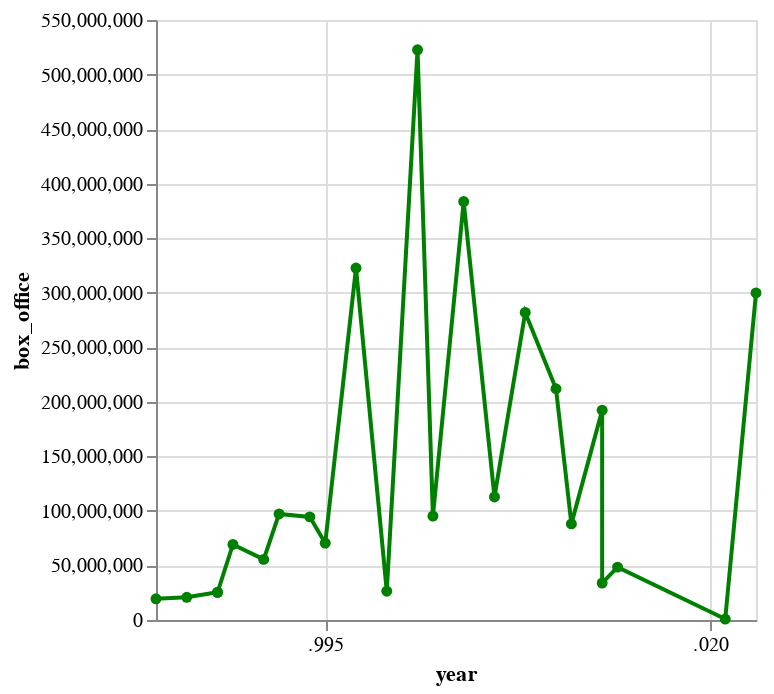

The cell this chart's notebook holds for it:
### Code cell
# Box office over time
box = alt.Chart(ghibli).mark_line(color='green',point=alt.OverlayMarkDef(fill='green')).encode(
    x = "year:T",
    y = "box_office",
    tooltip = ["movie",'box_office'])
box

### Figure 1 — Vega-Lite specification as saved in the notebook (floating-point values rounded to 4 significant figures)
{"config": {"view": {"continuousWidth": 300, "continuousHeight": 300}}, "data": {"name": "data-28ff8114ea5b8367971f2e44587967e7"}, "mark": {"type": "line", "color": "green", "point": {"fill": "green"}}, "encoding": {"tooltip": [{"field": "movie", "type": "nominal"}, {"field": "box_office", "type": "quantitative"}], "x": {"field": "year", "type": "temporal"}, "y": {"field": "box_office", "type": "quantitative"}}, "$schema": "https://vega.github.io/schema/vega-lite/v5.20.1.json", "datasets": {"data-28ff8114ea5b8367971f2e44587967e7": [{"movie": "Nausicaa", "release_date": "1984-03-11T00:00:00", "year": 1984, "budget": 5193000.0, "box_office": 19470000.0, "return": 2.75}, {"movie": "Castle in the Sky", "release_date": "1986-08-02T00:00:00", "year": 1986, "budget": 13880000.0, "box_office": 20820000.0, "return": 0.5}, {"movie": "Grave of the Fireflies", "release_date": "1988-04-15T00:00:00", "year": 1988, "budget": 25350000.0, "box_office": 25350000.0, "return": 0.0}, {"movie": "My Neighbor Totoro", "release_date": "1988-04-15T00:00:00", "year": 1988, "budget": 25350000.0, "box_office": 25350000.0, "return": 0.0}, {"movie": "Kiki's Delivery Service", "release_date": "1989-07-29T00:00:00", "year": 1989, "budget": 7484000.0, "box_office": 69220000.0, "return": 8.25}, {"movie": "Only Yesterday", "release_date": "1991-07-20T00:00:00", "year": 1991, "budget": 5878000.0, "box_office": 55560000.0, "return": 8.451}, {"movie": "Porco Rosso", "release_date": "1992-07-18T00:00:00", "year": 1992, "budget": 16200000.0, "box_office": 97210000.0, "return": 5.0}, {"movie": "Pom Poko", "release_date": "1994-07-16T00:00:00", "year": 1994, "budget": 25930000.0, "box_office": 94510000.0, "return": 2.646}, {"movie": "Whisper of the Heart", "release_date": "1995-07-15T00:00:00", "year": 1995, "budget": 14710000.0, "box_office": 70450000.0, "return": 3.789}, {"movie": "Princess Mononoke", "release_date": "1997-07-12T00:00:00", "year": 1997, "budget": 34610000.0, "box_office": 322600000.0, "return": 8.323}, {"movie": "My Neighbors the Yamadas", "release_date": "1999-07-17T00:00:00", "year": 1999, "budget": 39890000.0, "box_office": 26370000.0, "return": -0.339}, {"movie": "Spirited Away", "release_date": "2001-07-20T00:00:00", "year": 2001, "budget": 29750000.0, "box_office": 522700000.0, "return": 16.57}, {"movie": "The Cat Returns", "release_date": "2002-07-19T00:00:00", "year": 2002, "budget": 35610000.0, "box_office": 95260000.0, "return": 1.675}, {"movie": "Howl's Moving Castle", "release_date": "2004-11-20T00:00:00", "year": 2004, "budget": 37620000.0, "box_office": 383500000.0, "return": 9.195}, {"movie": "Tales from Earthsea", "release_date": "2006-07-29T00:00:00", "year": 2006, "budget": 30050000.0, "box_office": 112800000.0, "return": 2.755}, {"movie": "Ponyo", "release_date": "2008-07-19T00:00:00", "year": 2008, "budget": 48910000.0, "box_office": 281900000.0, "return": 4.763}, {"movie": "Arrietty", "release_date": "2010-07-17T00:00:00", "year": 2010, "budget": 33780000.0, "box_office": 212000000.0, "return": 5.276}, {"movie": "From Up On Poppy Hill", "release_date": "2011-07-16T00:00:00", "year": 2011, "budget": 39300000.0, "box_office": 88110000.0, "return": 1.242}, {"movie": "The Wind Rises", "release_date": "2013-07-20T00:00:00", "year": 2013, "budget": 42250000.0, "box_office": 192300000.0, "return": 3.552}, {"movie": "The Tale of Princess Kaguya", "release_date": "2013-11-23T00:00:00", "year": 2013, "budget": 66520000.0, "box_office": 33860000.0, "return": -0.491}, {"movie": "When Marnie Was There", "release_date": "2014-07-19T00:00:00", "year": 2014, "budget": 14710000.0, "box_office": 48480000.0, "return": 2.295}, {"movie": "Earwig and the Witch", "release_date": "2021-02-03T00:00:00", "year": 2021, "budget": 23640000.0, "box_office": 858900.0, "return": -0.9637}, {"movie": "The Boy and the Heron", "release_date": "2023-07-14T00:00:00", "year": 2023, "budget": 38770000.0, "box_office": 299900000.0, "return": 6.734}]}}
